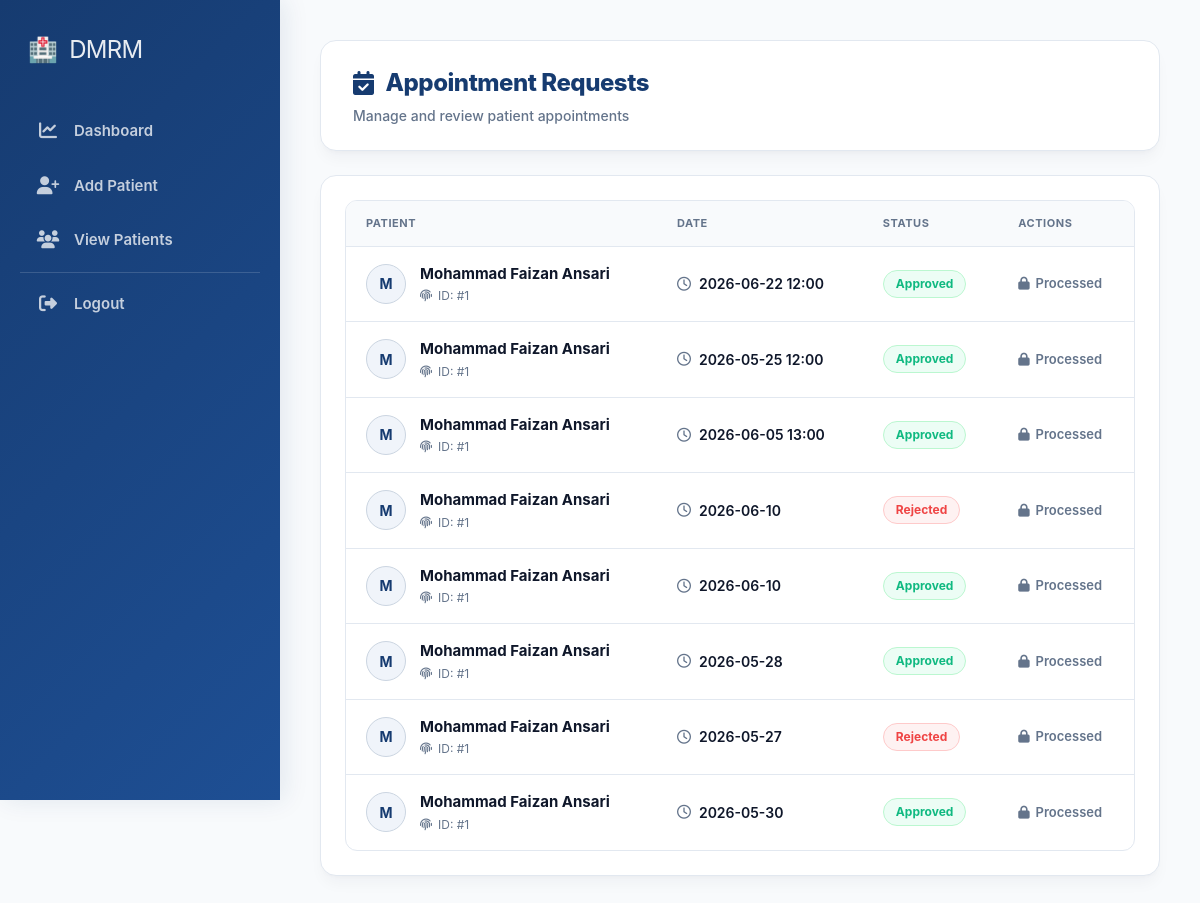
The page /appointments (signed in) on the database as committed earlier.
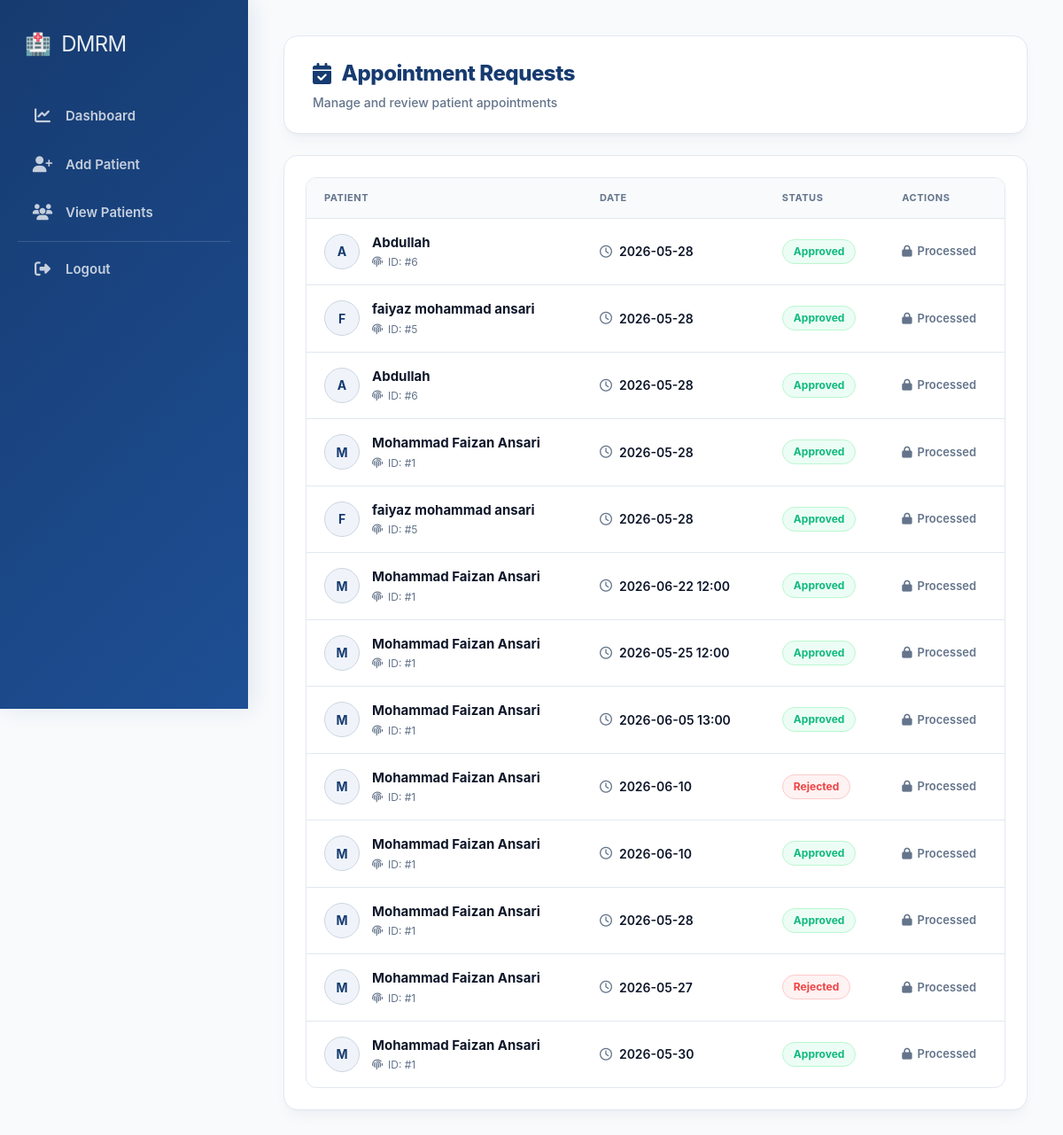
The same page on the database as committed later.
### tables this page shows
CREATE TABLE appointments (
        id INTEGER PRIMARY KEY AUTOINCREMENT,
        patient_id INTEGER,
        doctor_id INTEGER,
        patient_name TEXT,
        requested_date TEXT,
        status TEXT DEFAULT 'pending',
        message TEXT,
        FOREIGN KEY(patient_id) REFERENCES patients(id),
        FOREIGN KEY(doctor_id) REFERENCES doctors(id)
    );

### app.py (the view)
@app.route("/appointments")
def view_appointments():
    if not is_logged_in() or session.get("role") != "admin":
        return redirect("/login")
    doctor_id = session.get("doctor_id")
    conn = sqlite3.connect(DATABASE, timeout=20)
    cur = conn.cursor()
    cur.execute("""
        SELECT id, patient_id, doctor_id, patient_name, requested_date, status
        FROM appointments
        WHERE doctor_id=?
        ORDER BY id DESC
    """, (doctor_id,))
    appointments = cur.fetchall()
    conn.close()
    return render_template("appointments.html", appointments=appointments)

### app.py (called while the page is built)
def is_logged_in():
    return session.get("logged_in")

### templates/appointments.html (shortened to what this page needs)
{% extends "base.html" %}
{% block content %}
<link rel="stylesheet" href="https://cdnjs.cloudflare.com/ajax/libs/font-awesome/6.5.1/css/all.min.css"/>
<div class="ap-workspace-wrapper">
    <div class="appointment-header">
        <div>
            <h1 class="page-title"><i class="fa-solid fa-calendar-check"></i> Appointment Requests</h1>
            <p class="page-subtitle">Manage and review patient appointments</p>
        </div>
    </div>
    <div class="appointment-card">
        {% if appointments %}
        <div class="table-wrapper">
            <table class="appointment-table">
                <thead>
                    <tr>
                        <th>Patient</th>
                        <th>Date</th>
                        <th>Status</th>
                        <th>Actions</th>
                    </tr>
                </thead>
                <tbody>
                    {% for app in appointments %}
                    <tr>
                        <td data-label="Patient">
                            <div class="patient-meta-cell">
                                <div class="patient-avatar-badge">{{ app[3][0] | upper }}</div>
                                <div>
                                    <h4 class="patient-name-text">{{ app[3] }}</h4>
                                    <p class="patient-sub-info"><i class="fa-solid fa-fingerprint"></i> ID: #{{ app[1] }}</p>
                                </div>
                            </div>
                        </td>
                        <td data-label="Date">
                            <div class="date-timestamp-cell">
                                <i class="fa-regular fa-clock"></i> <span>{{ app[4] }}</span>
                            </div>
                        </td>
                        <td data-label="Status">
                            <span class="status-pill {{ app[5] | lower }}">
                                {{ app[5] }}
                            </span>
                        </td>
                        <td data-label="Actions">
                            <div class="actions-flex-container">
                                {% if app[5] | lower == 'pending' %}
                                    <form action="{{ url_for('approve_appointment', id=app[0]) }}" method="POST" style="display:inline;">
                                        <button type="submit" class="action-btn approve-btn"><i class="fa-solid fa-check"></i> Approve</button>
                                    </form>
                                    <form action="{{ url_for('reject_appointment', id=app[0]) }}" method="POST" style="display:inline;">
                                        <button type="submit" class="action-btn reject-btn"><i class="fa-solid fa-xmark"></i> Reject</button>
                                    </form>
                                {% else %}
                                    <span class="completed-text"><i class="fa-solid fa-lock"></i> Processed</span>
                                {% endif %}
                            </div>
                        </td>
                    </tr>
                    {% endfor %}
                </tbody>
            </table>
        </div>
        {% else %}
        <div class="empty-state">
            <div class="empty-icon"><i class="fa-solid fa-calendar-xmark"></i></div>
            <h3>No Pending Appointments</h3>
        </div>
        {% endif %}
    </div>
</div>
{% endblock %}

### templates/base.html (shortened to what this page needs)
<!DOCTYPE html>
<html lang="en">
<head>
    <link rel="stylesheet" href="https://cdnjs.cloudflare.com/ajax/libs/font-awesome/6.5.1/css/all.min.css">
</head>
<body>
<div class="layout">
    <div class="sidebar" id="appSidebar">
        <h2 class="logo">
            🏥 <span>DMRM</span>
        </h2>
        <div class="sidebar-links">
            {% if session.get('role') == 'admin' %}
            <a href="{{ url_for('dashboard') }}">
                <i class="fa-solid fa-chart-line"></i>
                Dashboard
            </a>
            <a href="{{ url_for('add_patient') }}">
                <i class="fa-solid fa-user-plus"></i>
                Add Patient
            </a>
            <a href="{{ url_for('view_patients') }}">
                <i class="fa-solid fa-users"></i>
                View Patients
            </a>
            {% elif session.get('role') == 'patient' %}
            <a href="{{ url_for('patient_dashboard') }}">
                <i class="fa-solid fa-user"></i>
                My Dashboard
            </a>
            {% endif %}
            <a href="{{ url_for('logout') }}" style="margin-top: auto; border-top: 1px solid rgba(255,255,255,0.15); padding-top: 20px; border-radius: 0;">
                <i class="fa-solid fa-right-from-bracket"></i>
                Logout
            </a>
        </div>
    </div>
    <div class="main-content">
        {% block content %}{% endblock %}
    </div>
</div>
</body>
</html>

### templates/appointments.html (style rules this page uses)
:root { --ap-navy: #0f172a; --ap-brand: #163b70; --ap-brand-light: #f0f4fa; --ap-border: #e2e8f0; --ap-surface: #ffffff; --ap-canvas: #f8fafc; --ap-muted: #64748b; --ap-ok: #10b981; --ap-ok-bg: #ecfdf5; --ap-warn: #f59e0b; --ap-warn-bg: #fffbeb; --ap-crit: #ef4444; --ap-crit-bg: #fef2f2; --radius-premium: 16px; --radius-pill: 9999px; --shadow-sm: 0 1px 3px rgba(0, 0, 0, 0.05); --shadow-card: 0 10px 15px -3px rgba(15, 23, 42, 0.04), 0 4px 6px -4px rgba(15, 23, 42, 0.04); --fx-spring: all 0.3s cubic-bezier(0.25, 1, 0.5, 1); --fx-smooth: all 0.2s ease; }
.ap-workspace-wrapper { width: 100%; font-family: -apple-system, BlinkMacSystemFont, "Inter", "Segoe UI", sans-serif; color: var(--ap-navy); background-color: var(--ap-canvas); box-sizing: border-box; animation: apIntro 0.4s cubic-bezier(0.16, 1, 0.3, 1) forwards; }
.appointment-header { background: var(--ap-surface); border: 1px solid var(--ap-border); border-radius: var(--radius-premium); box-shadow: var(--shadow-card); padding: 24px 32px; margin-bottom: 24px; display: flex; align-items: center; justify-content: space-between; gap: 16px; }
.page-title { font-size: 24px; font-weight: 800; color: var(--ap-brand); letter-spacing: -0.02em; margin: 0 0 4px 0; display: flex; align-items: center; gap: 12px; }
.page-subtitle { font-size: 14px; color: var(--ap-muted); margin: 0; font-weight: 500; }
.appointment-card { background: var(--ap-surface); border: 1px solid var(--ap-border); border-radius: var(--radius-premium); box-shadow: var(--shadow-card); padding: 24px; margin-bottom: 24px; }
.table-wrapper { width: 100%; overflow-x: auto; border-radius: 12px; border: 1px solid var(--ap-border); }
.appointment-table { width: 100%; border-collapse: collapse; text-align: left; font-size: 14px; }
.appointment-table th { background: #f8fafc; color: var(--ap-muted); font-weight: 700; text-transform: uppercase; font-size: 11px; letter-spacing: 0.05em; padding: 14px 20px; border-bottom: 1px solid var(--ap-border); }
.appointment-table td { padding: 16px 20px; border-bottom: 1px solid var(--ap-border); vertical-align: middle; }
.appointment-table tr:last-child td { border-bottom: none; }
.patient-meta-cell { display: flex; align-items: center; gap: 14px; }
.patient-avatar-badge { width: 40px; height: 40px; border-radius: 50%; background: var(--ap-brand-light); color: var(--ap-brand); font-size: 14px; font-weight: 700; display: flex; align-items: center; justify-content: center; border: 1px solid #cbd5e1; }
.patient-name-text { font-size: 15px; font-weight: 700; color: var(--ap-navy); margin: 0 0 2px 0; }
.patient-sub-info { font-size: 12px; color: var(--ap-muted); margin: 0; display: flex; align-items: center; gap: 6px; }
.date-timestamp-cell { font-weight: 600; color: var(--ap-navy); display: flex; align-items: center; gap: 8px; }
.date-timestamp-cell i { color: var(--ap-muted); }
.status-pill { display: inline-flex; align-items: center; gap: 6px; font-size: 12px; font-weight: 700; padding: 4px 12px; border-radius: var(--radius-pill); text-transform: capitalize; }
.status-pill.approved { background-color: var(--ap-ok-bg); color: var(--ap-ok); border: 1px solid #bbf7d0; }
.status-pill.rejected { background-color: var(--ap-crit-bg); color: var(--ap-crit); border: 1px solid #fecaca; }
.actions-flex-container { display: flex; align-items: center; gap: 8px; }
.completed-text { font-size: 13px; font-weight: 600; color: var(--ap-muted); display: inline-flex; align-items: center; gap: 6px; }

Rows that differ between the two databases and show on the page:
added appointments: patient_name "A", patient_name "Abdullah", patient "6", requested_date "2026-05-28", status "Approved", shows "Processed"
added appointments: patient_name "F", patient_name "faiyaz mohammad ansari", patient "5", requested_date "2026-05-28", status "Approved", shows "Processed"
added appointments: patient_name "A", patient_name "Abdullah", patient "6", requested_date "2026-05-28", status "Approved", shows "Processed"
added appointments: patient_name "M", patient_name "Mohammad Faizan Ansari", patient "1", requested_date "2026-05-28", status "Approved", shows "Processed"
added appointments: patient_name "F", patient_name "faiyaz mohammad ansari", patient "5", requested_date "2026-05-28", status "Approved", shows "Processed"
